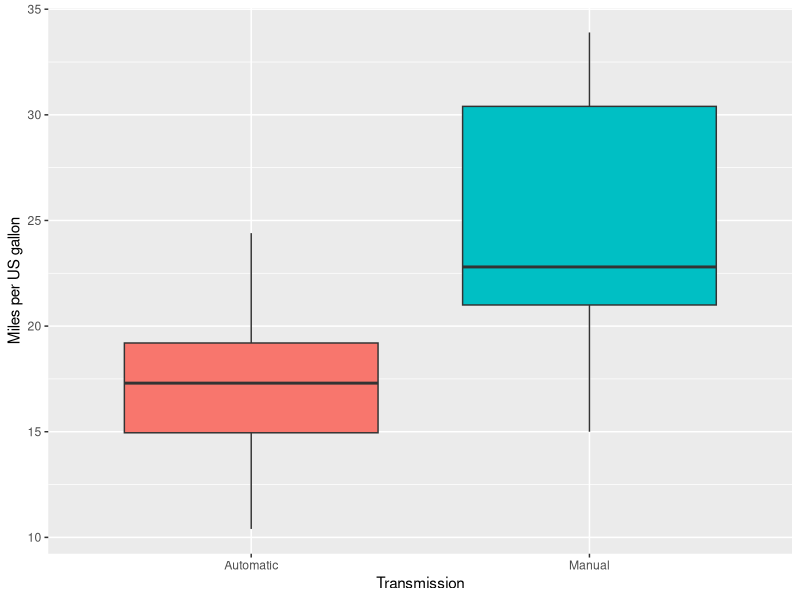
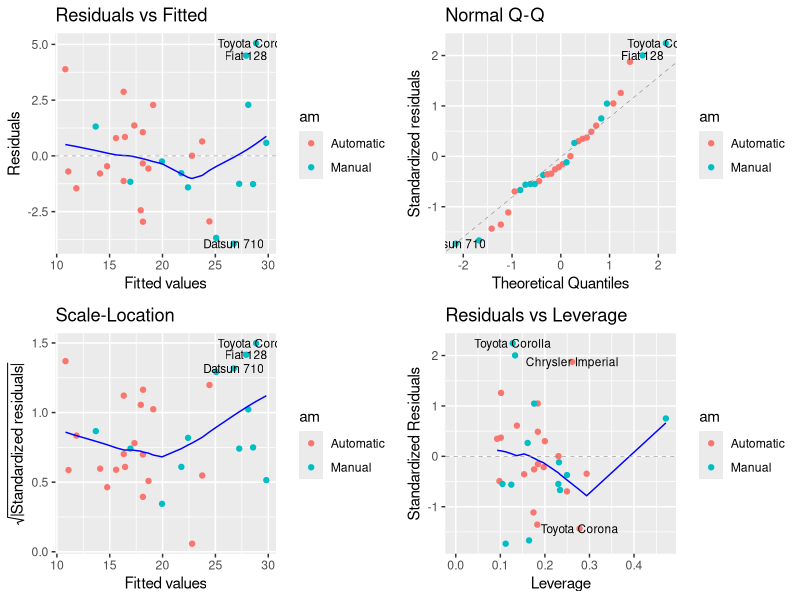
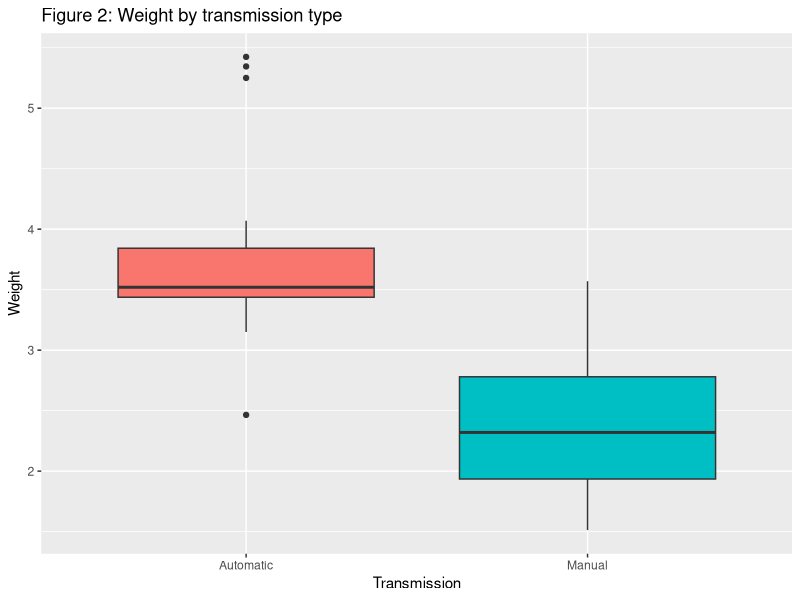

Write the R code that produced these figures, in order.
## ---- chunk 1
data(mtcars)
mtcars
mtcarsOriginal <- mtcars
## ---- chunk 2
dim(mtcars)
## ---- chunk 3
str(mtcars)
## ---- chunk 4
mtcars$cyl <- factor(mtcars$cyl)
mtcars$vs <- factor(mtcars$vs)
mtcars$gear <- factor(mtcars$gear)
mtcars$carb <- factor(mtcars$carb)
## ---- chunk 5
mtcars$am <- factor(mtcars$am, labels = c("Automatic", "Manual"))
## ---- chunk 6
library(ggplot2)
## ---- chunk 7
ggplot(mtcars, aes(x=am, y=mpg, fill=am)) +
  geom_boxplot() +
  ylab("Miles per US gallon") +
  xlab("Transmission") +
  guides(fill=FALSE)
## ---- chunk 8
aggregate(mpg ~ am, data = mtcars, mean)
## ---- chunk 9
# using the original mtcars without transformations
sort(cor(mtcarsOriginal)[1,])
## ---- chunk 10
fit1 <- lm(mpg ~ am, data = mtcars)
summary(fit1)
## ---- chunk 11
fit2 <- step(lm(mpg ~ ., data = mtcars), trace=0, steps=1000, direction="both")
summary(fit2)
## ---- chunk 12
anova(fit1, fit2)
## ---- chunk 13
library(ggfortify)
## ---- chunk 14
autoplot(fit2, data = mtcars, 
         colour = 'am', label.size = 3)
## ---- chunk 15
ggplot(mtcars, aes(x=am, y=wt, fill=am)) +
  geom_boxplot() +
  ylab("Weight") +
  xlab("Transmission") +
  ggtitle("Figure 2: Weight by transmission type") +
  guides(fill=FALSE)
